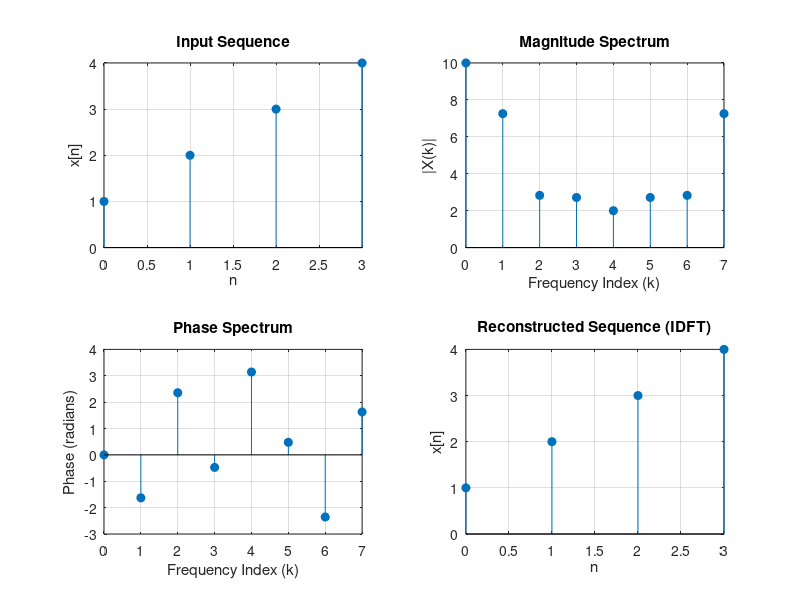

The MATLAB script that drew this image:

clc;
clear;
close all;

% Input sequence
x = [1 2 3 4];
L = length(x);
n = 0:L-1;

% Number of DFT points
N = 8;
k = 0:N-1;

% Compute N-point DFT
X = fft(x, N);

% Magnitude and phase spectrum
magX = abs(X);
phaseX = angle(X);

% Compute IDFT
x_idft = ifft(X, N);

% Plot all four graphs
figure;

% 1. Input Sequence
subplot(2,2,1);
stem(n, x, 'filled');
title('Input Sequence');
xlabel('n');
ylabel('x[n]');
grid on;

% 2. Magnitude Spectrum
subplot(2,2,2);
stem(k, magX, 'filled');
title('Magnitude Spectrum');
xlabel('Frequency Index (k)');
ylabel('|X(k)|');
grid on;

% 3. Phase Spectrum
subplot(2,2,3);
stem(k, phaseX, 'filled');
title('Phase Spectrum');
xlabel('Frequency Index (k)');
ylabel('Phase (radians)');
grid on;

% 4. Reconstructed Sequence
subplot(2,2,4);
stem(n, real(x_idft(1:L)), 'filled');
title('Reconstructed Sequence (IDFT)');
xlabel('n');
ylabel('x[n]');
grid on;

% Display results
disp('N-point DFT:');
disp(X);

disp('IDFT reconstructed sequence:');
disp(x_idft);

disp('Original sequence:');
disp(x);

disp('Reconstruction error:');
disp(max(abs(x - x_idft(1:L))));
